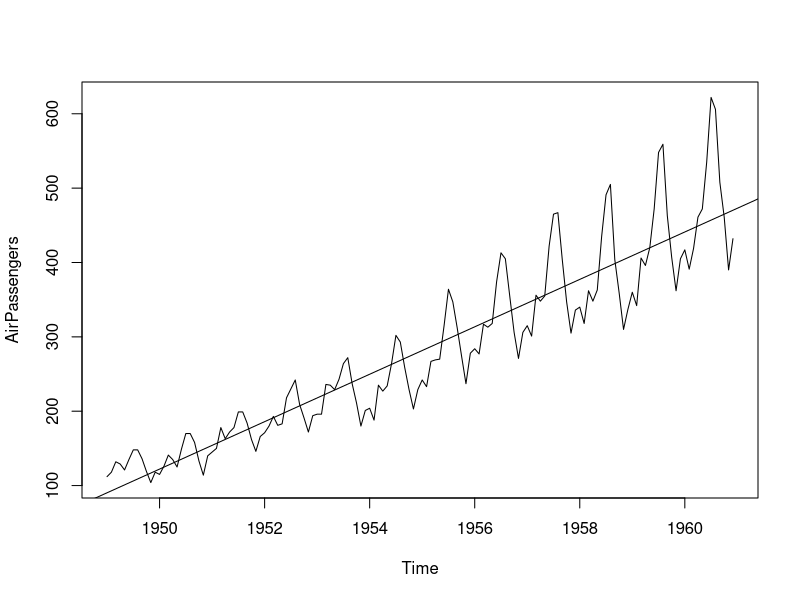
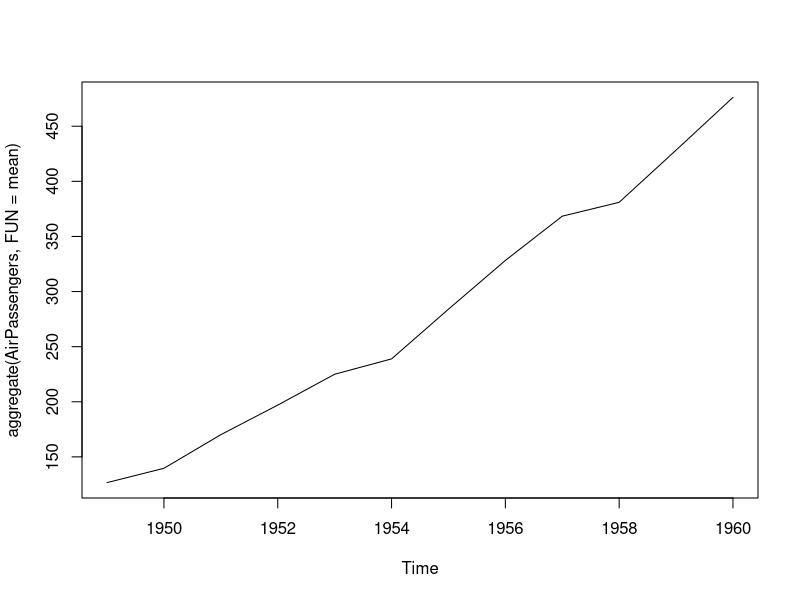
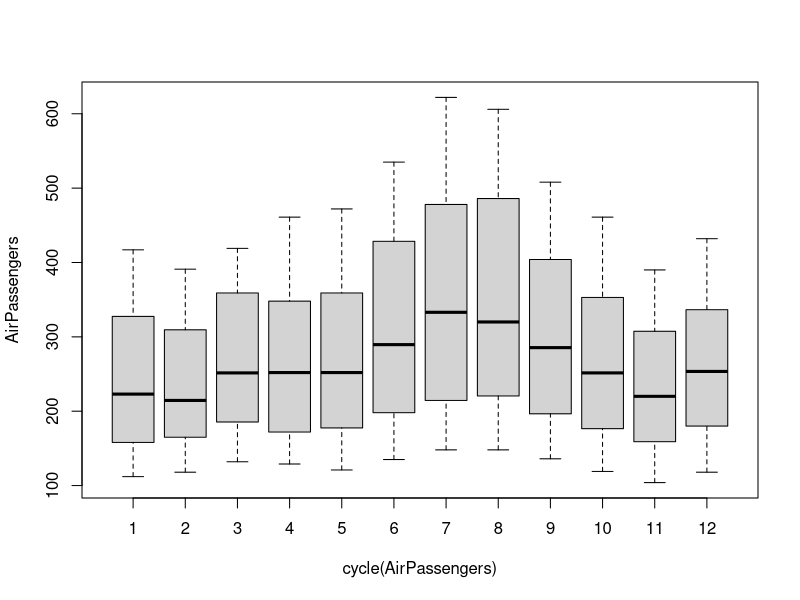
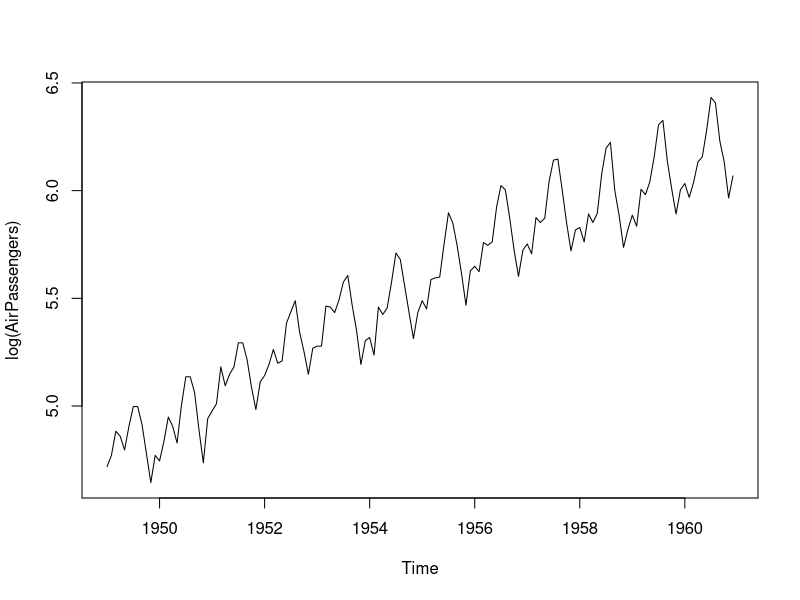
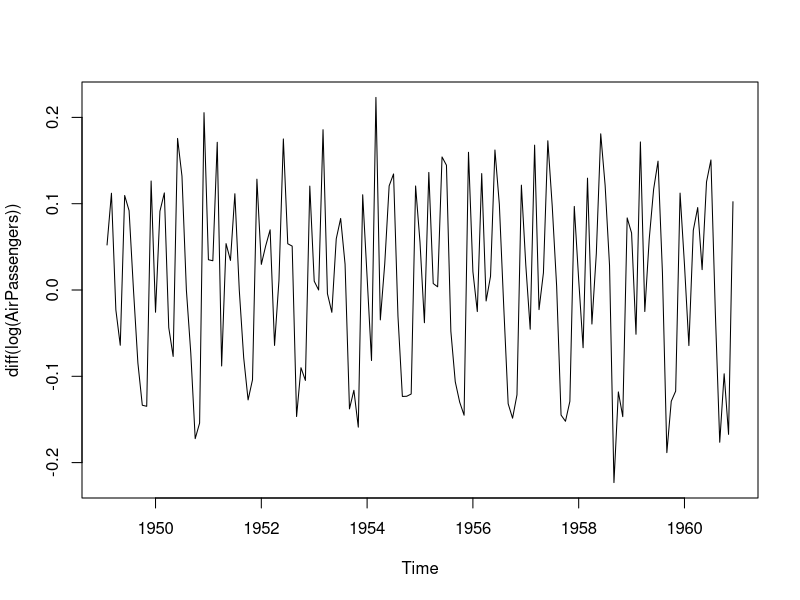
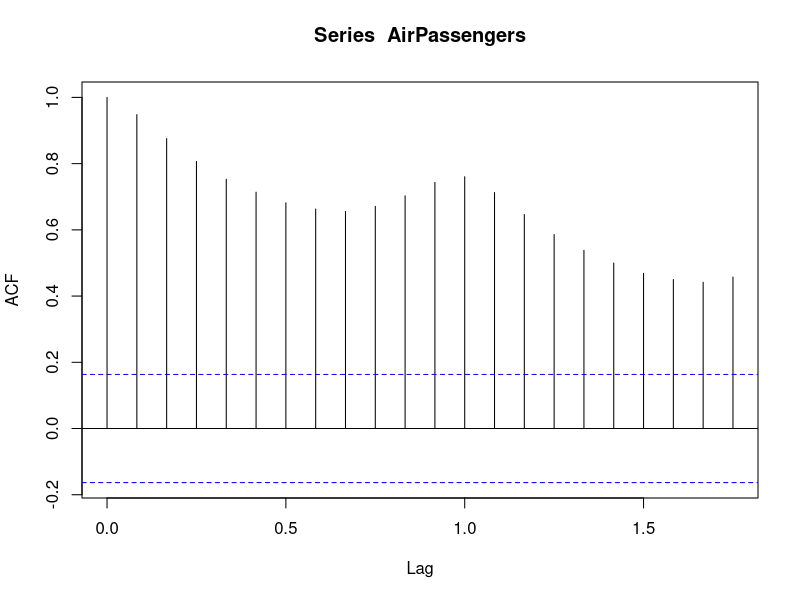
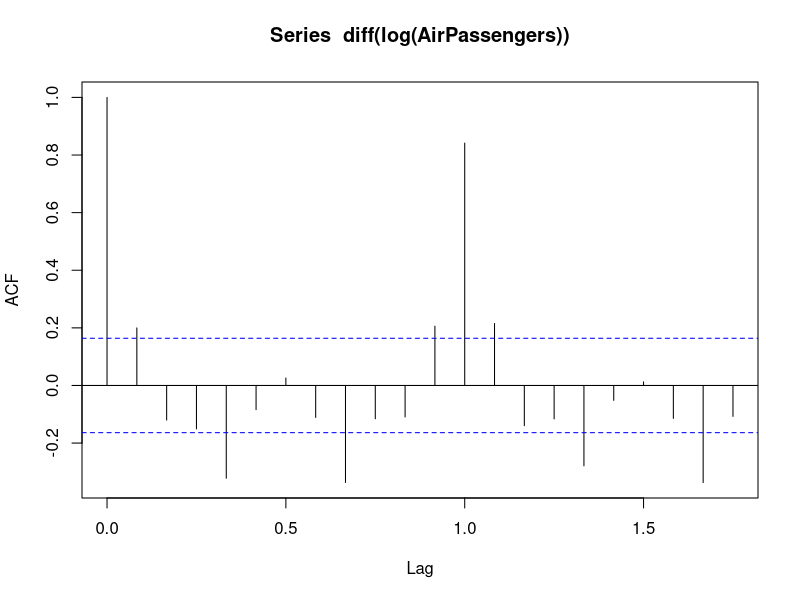
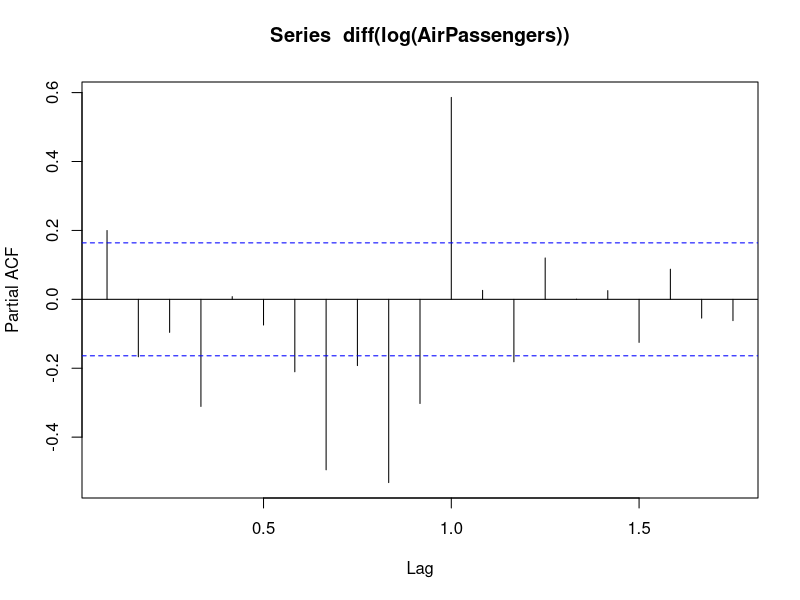

Reproduce these figures in R, in order.
data("AirPassengers")
class(AirPassengers)
start(AirPassengers)  
end(AirPassengers)
frequency(AirPassengers)
summary(AirPassengers)
plot(AirPassengers) #plot of timeseries

abline(reg = lm(AirPassengers~ time(AirPassengers)))

cycle(AirPassengers)

#GENERAL TREND
#To aggregae the cycle and display a year on year trend
plot(aggregate(AirPassengers, FUN = mean))

#SEASONALITY
#Boxplot across months will give us a sense on seasonal effect
boxplot(AirPassengers~cycle(AirPassengers))


#To make the data stationary is by coverting Varience
#Variance, mean and co-Varience to be equal

plot(log(AirPassengers)) #Varience is equal

plot(diff(log(AirPassengers))) #Diffrentiate to make Mean constant

#AR I MA
#AutoRegression  Integration  MovingAverage
#p               d                 q

#PDQ values can be found out by auto corelation function graph

acf(AirPassengers) #Ideally the lines should be below the blue line

acf(diff(log(AirPassengers))) #determines the value of q
#the line before the inverted line is considered. oth, 1th, 2nd(inverted)
#hence 1th line, therefore q=1


#Partial Auto corelation function is used to determine the value of p
pacf(diff(log(AirPassengers))) #with same procedure as above, p=0
#because 1th line is getting inverted, therefore we consider the line before

#p=0, q=1
#Value of D, depends on how many times we diffrentiate to make the mean constant
#in this case we have diffrentiated once
#hence d=1, Therefore (p,d,q)=(0,1,1)

#lets fit an Arima Model and predict the future for 10 years
fit <- arima(log(AirPassengers), c(0,1,1), seasonal = list(order = c(0,1,1), period = 12))

pred <- predict(fit, n.ahead = 10*12)
pred1 <- 2.718^pred$pred #since my values are in log form, we have to take 
#e(2.718) to the power value, to convert them into decimal form

#earlier the data was till 1960, now we predicted the price for next 10 years, i.e, till 1970

ts.plot(AirPassengers, pred1, log ="y", lty=c(1,3))#this is how tthe graphh looks after predition

#now lets consider test data, i.e, we will extract the data till 1959, and predict values for 1960
datawide <- ts(AirPassengers, frequency = 12, start = c(1949,1),end= c(1959,12))

fittest <- arima(log(datawide), c(0,1,1), seasonal = list(order =c(0,1,1),period= 12))

predt <- predict(fittest, n.ahead = 10*12)
pred2 <- 2.718^predt$pred
data1 <- head(pred2,12)

predicted_1960 <- round(data1,digits = 0)

original_1960 <- tail(AirPassengers,12)

ts.plot(AirPassengers, pred2, log ="y", lty=c(1,3))
?ts.plot
